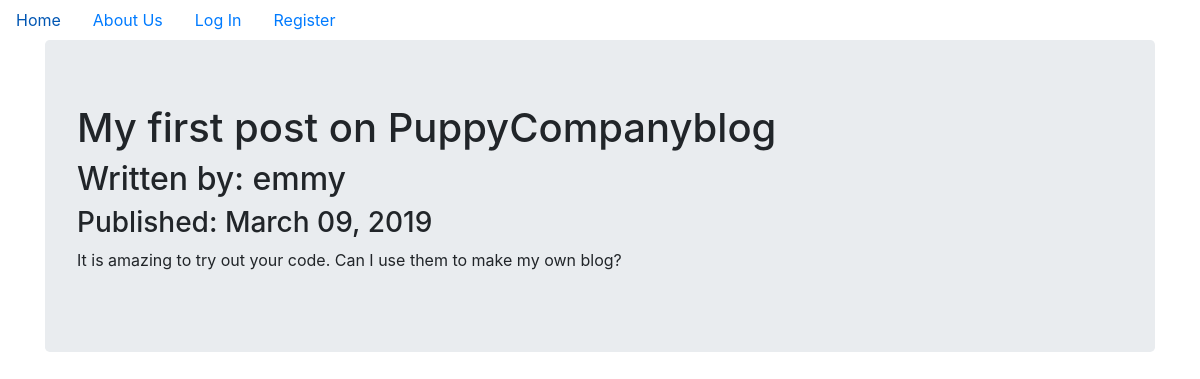
Page /6 on the committed database.
### puppycompanyblog/models.py (models this page shows, shortened)
class BlogPost(db.Model):
    users = db.relationship(User)
    id = db.Column(db.Integer, primary_key=True)
    user_id = db.Column(db.Integer, db.ForeignKey('users.id'), nullable=False)
    date = db.Column(db.DateTime, nullable=False, default=datetime.utcnow)
    title = db.Column(db.String(140), nullable=False)
    text = db.Column(db.Text, nullable=False)

class User(db.Model, UserMixin):
    __tablename__ = 'users'
    id = db.Column(db.Integer, primary_key = True)
    profile_image = db.Column(db.String(20), nullable=False, default='default_profile.png')
    email = db.Column(db.String(64), unique=True, index=True)
    username = db.Column(db.String(64), unique=True, index=True)
    password_hash = db.Column(db.String(128))
    posts = db.relationship('BlogPost', backref='author', lazy=True)

### puppycompanyblog/users/views.py (the view)
@users.route("/<username>")
def user_posts(username):
    page = request.args.get('page', 1, type=int)
    user = User.query.filter_by(username=username).first_or_404()
    blog_posts = BlogPost.query.filter_by(author=user).order_by(BlogPost.date.desc()).paginate(page=page, per_page=5)
    return render_template('user_blog_posts.html', blog_posts=blog_posts, user=user)

### puppycompanyblog/blog_posts/views.py (called while the page is built)
@blog_posts.route('/<int:blog_post_id>')
def blog_post(blog_post_id):
    blog_post = BlogPost.query.get_or_404(blog_post_id)
    return render_template('blog_post.html',title=blog_post.title,
                            date=blog_post.date,post=blog_post
    )

### puppycompanyblog/templates/blog_post.html (shortened to what this page needs)
{% extends "base.html" %}
{% block content %}
<div class="jumbotron">
  <h1>{{ post.title }}</h1>
  <h2>Written by: {{post.author.username}}</h2>
  <h3>Published: {{ post.date.strftime('%B %d, %Y') }}</h3>
  <p>{{post.text}}</p>
</div>
{% endblock content %}

### rows in the picture
BlogPost: title "My first post on PuppyCompanyblog", date "March 09, 2019", text "It is amazing to try out your code. Can I use them to make my own blog?"
User: author.username "emmy"
